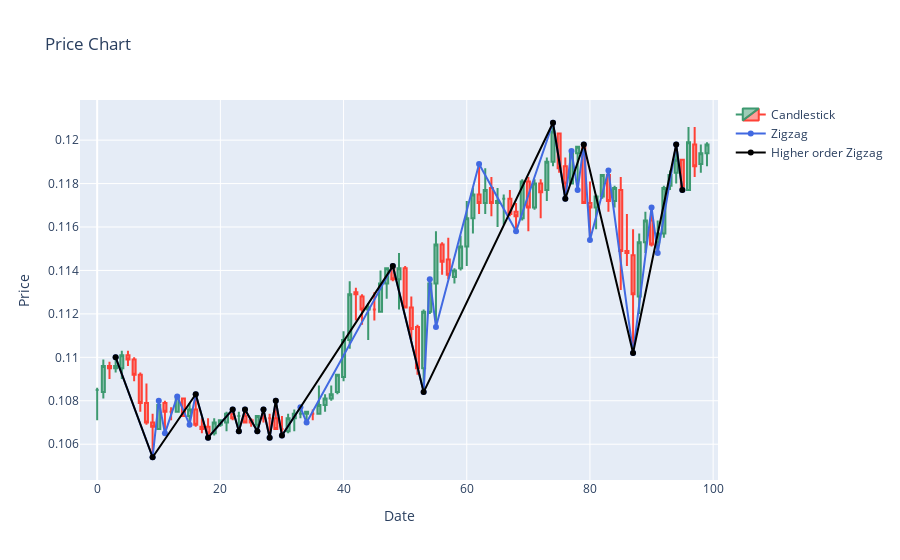

Notebook source saved alongside this figure:
### Code cell
pt = gu.PlottingTool()
pt.draw_candlesticks(df)
pt.draw_zigzag(zigzag_df)
pt.draw_zigzag(generate_h_o_zigzag(zigzag_df), title='Higher order Zigzag', color='black')
print(generate_h_o_zigzag(zigzag_df))
pt.show()
